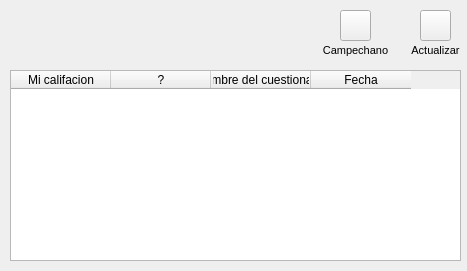
<?xml version="1.0" encoding="UTF-8"?>
<ui version="4.0">
 <class>Form</class>
 <widget class="QWidget" name="Form">
  <property name="geometry">
   <rect>
    <x>0</x>
    <y>0</y>
    <width>467</width>
    <height>271</height>
   </rect>
  </property>
  <property name="windowTitle">
   <string>Form</string>
  </property>
  <widget class="QTableWidget" name="tableWidget">
   <property name="geometry">
    <rect>
     <x>10</x>
     <y>70</y>
     <width>451</width>
     <height>191</height>
    </rect>
   </property>
   <column>
    <property name="text">
     <string>Mi califacion</string>
    </property>
   </column>
   <column>
    <property name="text">
     <string>?</string>
    </property>
   </column>
   <column>
    <property name="text">
     <string>Nombre del cuestionario</string>
    </property>
   </column>
   <column>
    <property name="text">
     <string>Fecha</string>
    </property>
   </column>
  </widget>
  <widget class="QPushButton" name="btn_verCuestionarios">
   <property name="geometry">
    <rect>
     <x>420</x>
     <y>10</y>
     <width>31</width>
     <height>31</height>
    </rect>
   </property>
   <property name="styleSheet">
    <string notr="true">

QPushButton {
border-image: url(:/prefijoNuevo/IMAGENES_creador/cargarB.png);

 }

QPushButton:hover {
border-image: url(:/prefijoNuevo/IMAGENES_creador/cargar_A.png);
}

QPushButton:pressed {
border-image: url(:/prefijoNuevo/IMAGENES_creador/cargarB.png);
}
</string>
   </property>
   <property name="text">
    <string/>
   </property>
  </widget>
  <widget class="QLabel" name="label_11">
   <property name="geometry">
    <rect>
     <x>410</x>
     <y>40</y>
     <width>51</width>
     <height>20</height>
    </rect>
   </property>
   <property name="font">
    <font>
     <pointsize>8</pointsize>
    </font>
   </property>
   <property name="text">
    <string>Actualizar</string>
   </property>
   <property name="alignment">
    <set>Qt::AlignCenter</set>
   </property>
  </widget>
  <widget class="QPushButton" name="btn_campachenoTest">
   <property name="geometry">
    <rect>
     <x>340</x>
     <y>10</y>
     <width>31</width>
     <height>31</height>
    </rect>
   </property>
   <property name="styleSheet">
    <string notr="true">QPushButton {
border-image: url(:/prefijoNuevo/IMAGENES_creador/ramdonTest_1.png);
 }

QPushButton:hover {
border-image: url(:/prefijoNuevo/IMAGENES_creador/ramdonTest_2.png);
}

QPushButton:pressed {
border-image: url(:/prefijoNuevo/IMAGENES_creador/ramdonTest_1.png);
}
</string>
   </property>
   <property name="text">
    <string/>
   </property>
  </widget>
  <widget class="QLabel" name="label_12">
   <property name="geometry">
    <rect>
     <x>320</x>
     <y>40</y>
     <width>71</width>
     <height>21</height>
    </rect>
   </property>
   <property name="font">
    <font>
     <pointsize>8</pointsize>
    </font>
   </property>
   <property name="text">
    <string>Campechano</string>
   </property>
   <property name="alignment">
    <set>Qt::AlignCenter</set>
   </property>
  </widget>
 </widget>
 <resources>
  <include location="../../../IMAG.qrc"/>
 </resources>
 <connections/>
</ui>
